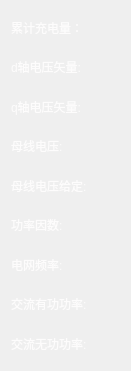
   <widget class="QWidget" name="layoutWidget_9">
    <property name="geometry">
     <rect>
      <x>770</x>
      <y>140</y>
      <width>131</width>
      <height>371</height>
     </rect>
    </property>
    <layout class="QVBoxLayout" name="verticalLayout_12">
     <item>
      <widget class="QLabel" name="label_39">
       <property name="styleSheet">
        <string notr="true">font: 17px &quot;Ubuntu&quot;;
color: rgb(253, 252, 252);</string>
       </property>
       <property name="text">
        <string>累计充电量：</string>
       </property>
      </widget>
     </item>
     <item>
      <widget class="QLabel" name="label_44">
       <property name="styleSheet">
        <string notr="true">font: 17px &quot;Ubuntu&quot;;
color: rgb(253, 252, 252);</string>
       </property>
       <property name="text">
        <string>d轴电压矢量:</string>
       </property>
      </widget>
     </item>
     <item>
      <widget class="QLabel" name="label_150">
       <property name="styleSheet">
        <string notr="true">font: 17px &quot;Ubuntu&quot;;
color: rgb(253, 252, 252);</string>
       </property>
       <property name="text">
        <string>q轴电压矢量:</string>
       </property>
      </widget>
     </item>
     <item>
      <widget class="QLabel" name="label_151">
       <property name="styleSheet">
        <string notr="true">font: 17px &quot;Ubuntu&quot;;
color: rgb(253, 252, 252);</string>
       </property>
       <property name="text">
        <string>母线电压:</string>
       </property>
      </widget>
     </item>
     <item>
      <widget class="QLabel" name="label_192">
       <property name="styleSheet">
        <string notr="true">font: 17px &quot;Ubuntu&quot;;
color: rgb(253, 252, 252);</string>
       </property>
       <property name="text">
        <string>母线电压给定:</string>
       </property>
      </widget>
     </item>
     <item>
      <widget class="QLabel" name="label_193">
       <property name="styleSheet">
        <string notr="true">font: 17px &quot;Ubuntu&quot;;
color: rgb(253, 252, 252);</string>
       </property>
       <property name="text">
        <string>功率因数:</string>
       </property>
      </widget>
     </item>
     <item>
      <widget class="QLabel" name="label_194">
       <property name="styleSheet">
        <string notr="true">font: 17px &quot;Ubuntu&quot;;
color: rgb(253, 252, 252);</string>
       </property>
       <property name="text">
        <string>电网频率:</string>
       </property>
      </widget>
     </item>
     <item>
      <widget class="QLabel" name="label_195">
       <property name="styleSheet">
        <string notr="true">font: 17px &quot;Ubuntu&quot;;
color: rgb(253, 252, 252);</string>
       </property>
       <property name="text">
        <string>交流有功功率:</string>
       </property>
      </widget>
     </item>
     <item>
      <widget class="QLabel" name="label_196">
       <property name="styleSheet">
        <string notr="true">font: 17px &quot;Ubuntu&quot;;
color: rgb(253, 252, 252);</string>
       </property>
       <property name="text">
        <string>交流无功功率:</string>
       </property>
      </widget>
     </item>
    </layout>
   </widget>
